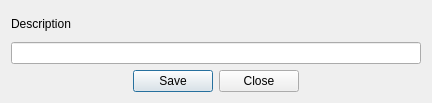
<?xml version="1.0" encoding="UTF-8"?>
<ui version="4.0">
 <class>InputDialog</class>
 <widget class="QDialog" name="InputDialog">
  <property name="geometry">
   <rect>
    <x>0</x>
    <y>0</y>
    <width>432</width>
    <height>103</height>
   </rect>
  </property>
  <property name="windowTitle">
   <string>Dialog</string>
  </property>
  <layout class="QGridLayout" name="gridLayout">
   <item row="2" column="0">
    <spacer name="spacer2">
     <property name="orientation">
      <enum>Qt::Horizontal</enum>
     </property>
     <property name="sizeHint" stdset="0">
      <size>
       <width>115</width>
       <height>20</height>
      </size>
     </property>
    </spacer>
   </item>
   <item row="2" column="1">
    <widget class="QPushButton" name="button_Save">
     <property name="text">
      <string>Save</string>
     </property>
    </widget>
   </item>
   <item row="2" column="2">
    <widget class="QPushButton" name="button_Close">
     <property name="text">
      <string>Close</string>
     </property>
    </widget>
   </item>
   <item row="2" column="3">
    <spacer name="spacer">
     <property name="orientation">
      <enum>Qt::Horizontal</enum>
     </property>
     <property name="sizeHint" stdset="0">
      <size>
       <width>115</width>
       <height>20</height>
      </size>
     </property>
    </spacer>
   </item>
   <item row="0" column="0" colspan="3">
    <widget class="QLabel" name="label_Descritption">
     <property name="text">
      <string>Description</string>
     </property>
    </widget>
   </item>
   <item row="1" column="0" colspan="4">
    <widget class="QLineEdit" name="Input"/>
   </item>
  </layout>
 </widget>
 <resources/>
 <connections/>
</ui>
